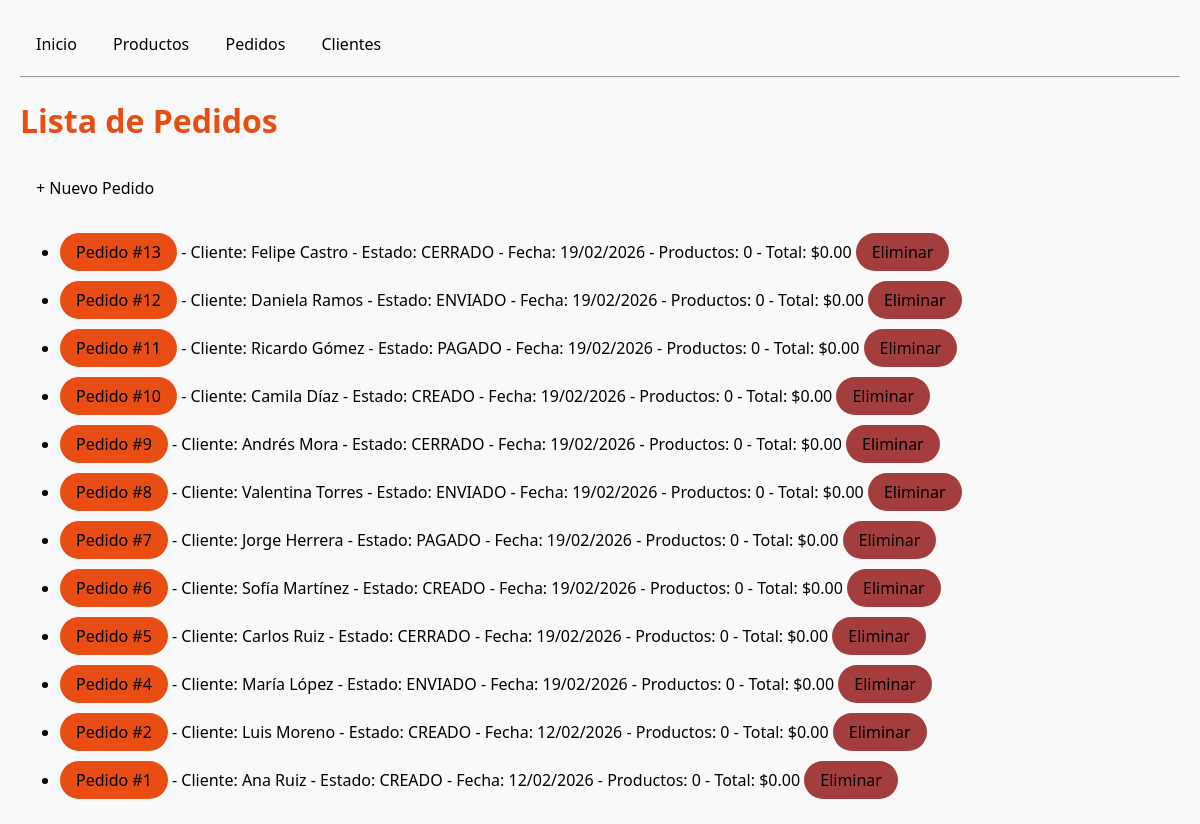
The app's page /pedidos/, older data.
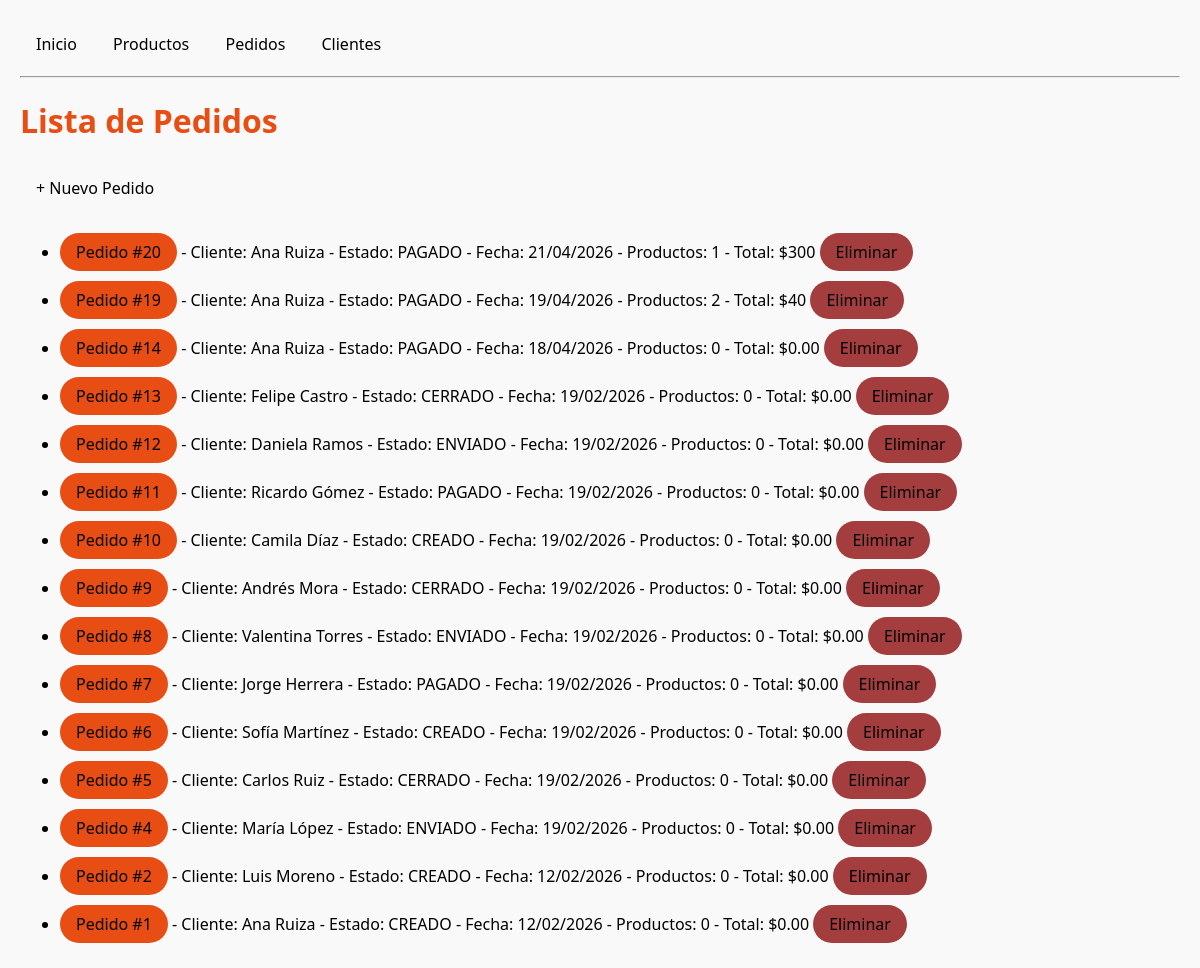
The same page, newer data.
### tienda/models.py (models this page shows, shortened)
class Pedido(models.Model):
    ESTADOS = [
        ("CREADO", "Creado"),
        ("PAGADO", "Pagado"),
        ("ENVIADO", "Enviado"),
        ("CERRADO", "Cerrado"),
    ]
    cliente = models.ForeignKey(Cliente, on_delete=models.CASCADE, related_name="pedidos")
    fecha = models.DateTimeField(auto_now_add=True)
    estado = models.CharField(max_length=7, choices=ESTADOS ,default="CREADO")
    def total_productos(self):
        resultado = self.items.aggregate(total=Sum('cantidad'))['total']
        return resultado if resultado is not None else 0
    def total_precio(self):
        resultado = self.items.aggregate(total=Sum(F('cantidad') * F('precio_unitario')))['total']
        return resultado if resultado is not None else 0

class Cliente(models.Model):
    nombre = models.CharField(max_length=100)
    email = models.EmailField(unique=True)
    fecha_regitro = models.DateTimeField(auto_now_add=True)
    activo = models.BooleanField(default=True)

### tienda/views.py (the view)
# urls.py: path("pedidos/", views.lista_pedidos, name="lista_pedidos"),
def lista_pedidos(request):
    pedidos = Pedido.objects.select_related("cliente").prefetch_related("items").order_by("-fecha")
    return render(request, "tienda/lista_pedidos.html", {"pedidos":pedidos})

### tienda/templates/tienda/lista_pedidos.html (shortened to what this page needs)
{% extends 'tienda/base.html' %}
{% block content %}
    <h1>Lista de Pedidos</h1>
    <p>
        <a href="{% url 'tienda:crear_pedido_items' %}" class="btn"> + Nuevo Pedido</a>
    </p>
    <ul>
        {% for p in pedidos %}
            <li>
                <a href="{% url 'tienda:detalle_pedido' p.pk %}" class="btn primary">
                    Pedido #{{ p.pk }}
                </a>
                - Cliente: {{p.cliente.nombre}}
                - Estado: {{p.estado}}
                - Fecha: {{p.fecha|date:"d/m/Y"}}
                - Productos: {{p.total_productos|default:"0"}}
                - Total: ${{p.total_precio|default:"0.00"}}
                <a href="{% url 'tienda:eliminar_pedido' p.pk %}" class="btn delete">Eliminar</a>
            </li>
            {%empty%}
                <li>No hay productos disponibles</li>
        {% endfor %}
    </ul>
{% endblock %}

### tienda/templates/tienda/base.html (shortened to what this page needs)
{% load static %}
<html lang="es">
<head>
    <link rel="stylesheet" href="{% static 'css/main.css' %}">
</head>
<body>
    {%include "tienda/partials/navbar.html"%}
    <main>
        {% block content %} {%endblock%}
    </main>
</body>
</html>

### tienda/templates/tienda/partials/navbar.html
<nav>
    <a href="{%url 'tienda:home'%}" class="btn">Inicio</a>
    <a href="{%url 'tienda:lista_productos'%}" class="btn">Productos</a>
    <a href="{%url 'tienda:lista_pedidos'%}" class="btn">Pedidos</a>
    <a href="{%url 'tienda:lista_clientes'%}" class="btn">Clientes</a>
</nav>
<hr>

### tienda/static/css/main.css (style rules this page uses)
body { font-family: 'Segoe UI', sans-serif; margin: 20px; background-color: #f9f9f9; }
h1 { color: #e84d13; }
nav a { margin-right: 10px; text-decoration: none; color: #333; }
.btn { display: inline-block; padding: 8px 16px; margin: 5px 0; color: black; text-decoration: none; border-radius: 9999px; font-weight: 500; transition: background 0.3s, transform 0.2s; }
.primary { background-color: #e84d13; }
.delete { background-color: #a43d3d; }

Row changes from the older to the newer data that the page shows:
added Pedido: pk "20", cliente.nombre "Ana Ruiza", estado "PAGADO", fecha "21/04/2026", total_productos "1", total_precio "300"
added Pedido: pk "19", cliente.nombre "Ana Ruiza", estado "PAGADO", fecha "19/04/2026", total_productos "2", total_precio "40"
added Pedido: pk "14", cliente.nombre "Ana Ruiza", estado "PAGADO", fecha "18/04/2026", total_productos "0", total_precio "0.00"
changed through a linked row, Pedido id 1: cliente.nombre "Ana Ruiz" → "Ana Ruiza"
